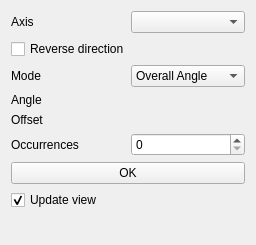
<?xml version="1.0" encoding="UTF-8"?>
<ui version="4.0">
 <class>PartDesignGui::TaskPolarPatternParameters</class>
 <widget class="QWidget" name="PartDesignGui::TaskPolarPatternParameters">
  <property name="geometry">
   <rect>
    <x>0</x>
    <y>0</y>
    <width>256</width>
    <height>245</height>
   </rect>
  </property>
  <property name="minimumSize">
   <size>
    <width>0</width>
    <height>190</height>
   </size>
  </property>
  <property name="windowTitle">
   <string>Form</string>
  </property>
  <layout class="QVBoxLayout" name="verticalLayout">
   <item>
    <layout class="QHBoxLayout" name="horizontalLayout_3">
     <item>
      <widget class="QLabel" name="labelAxis">
       <property name="text">
        <string>Axis</string>
       </property>
      </widget>
     </item>
     <item>
      <widget class="QComboBox" name="comboAxis"/>
     </item>
    </layout>
   </item>
   <item>
    <widget class="QCheckBox" name="checkReverse">
     <property name="text">
      <string>Reverse direction</string>
     </property>
    </widget>
   </item>
   <item>
    <layout class="QHBoxLayout" name="_2">
     <item>
      <widget class="QLabel" name="label_3">
       <property name="text">
        <string>Mode</string>
       </property>
      </widget>
     </item>
     <item>
      <widget class="QComboBox" name="comboMode">
       <item>
        <property name="text">
         <string>Overall Angle</string>
        </property>
       </item>
       <item>
        <property name="text">
         <string>Offset Angle</string>
        </property>
       </item>
      </widget>
     </item>
    </layout>
   </item>
   <item>
    <layout class="QHBoxLayout" name="horizontalLayout_2">
     <item>
      <widget class="QLabel" name="label_2">
       <property name="text">
        <string>Angle</string>
       </property>
      </widget>
     </item>
     <item>
      <widget class="Gui::QuantitySpinBox" name="polarAngle" native="true">
       <property name="unit" stdset="0">
        <string notr="true">deg</string>
       </property>
       <property name="minimum" stdset="0">
        <double>0.000000000000000</double>
       </property>
       <property name="maximum" stdset="0">
        <double>360.000000000000000</double>
       </property>
       <property name="value" stdset="0">
        <double>360.000000000000000</double>
       </property>
      </widget>
     </item>
    </layout>
   </item>
   <item>
    <widget class="QWidget" name="angleOffsetWrapper" native="true">
     <layout class="QHBoxLayout" name="_3">
      <property name="leftMargin">
       <number>0</number>
      </property>
      <property name="topMargin">
       <number>0</number>
      </property>
      <property name="rightMargin">
       <number>0</number>
      </property>
      <property name="bottomMargin">
       <number>0</number>
      </property>
      <item>
       <widget class="QLabel" name="label2">
        <property name="text">
         <string>Offset</string>
        </property>
       </widget>
      </item>
      <item>
       <widget class="Gui::QuantitySpinBox" name="angleOffset" native="true">
        <property name="keyboardTracking" stdset="0">
         <bool>false</bool>
        </property>
        <property name="unit" stdset="0">
         <string notr="true">deg</string>
        </property>
        <property name="minimum" stdset="0">
         <double>0.000000000000000</double>
        </property>
        <property name="maximum" stdset="0">
         <double>360.000000000000000</double>
        </property>
        <property name="value" stdset="0">
         <double>360.000000000000000</double>
        </property>
       </widget>
      </item>
     </layout>
    </widget>
   </item>
   <item>
    <layout class="QHBoxLayout" name="horizontalLayout">
     <item>
      <widget class="QLabel" name="label">
       <property name="text">
        <string>Occurrences</string>
       </property>
      </widget>
     </item>
     <item>
      <widget class="Gui::UIntSpinBox" name="spinOccurrences"/>
     </item>
    </layout>
   </item>
   <item>
    <layout class="QHBoxLayout" name="horizontalLayout_5">
     <item>
      <widget class="QPushButton" name="buttonOK">
       <property name="text">
        <string>OK</string>
       </property>
      </widget>
     </item>
    </layout>
   </item>
   <item>
    <widget class="QCheckBox" name="checkBoxUpdateView">
     <property name="text">
      <string>Update view</string>
     </property>
     <property name="checked">
      <bool>true</bool>
     </property>
    </widget>
   </item>
   <item>
    <spacer name="verticalSpacer">
     <property name="orientation">
      <enum>Qt::Vertical</enum>
     </property>
     <property name="sizeHint" stdset="0">
      <size>
       <width>20</width>
       <height>40</height>
      </size>
     </property>
    </spacer>
   </item>
  </layout>
 </widget>
 <customwidgets>
  <customwidget>
   <class>Gui::QuantitySpinBox</class>
   <extends>QWidget</extends>
   <header>Gui/QuantitySpinBox.h</header>
  </customwidget>
  <customwidget>
   <class>Gui::UIntSpinBox</class>
   <extends>QSpinBox</extends>
   <header>Gui/SpinBox.h</header>
   <container>1</container>
  </customwidget>
 </customwidgets>
 <resources/>
 <connections/>
</ui>
